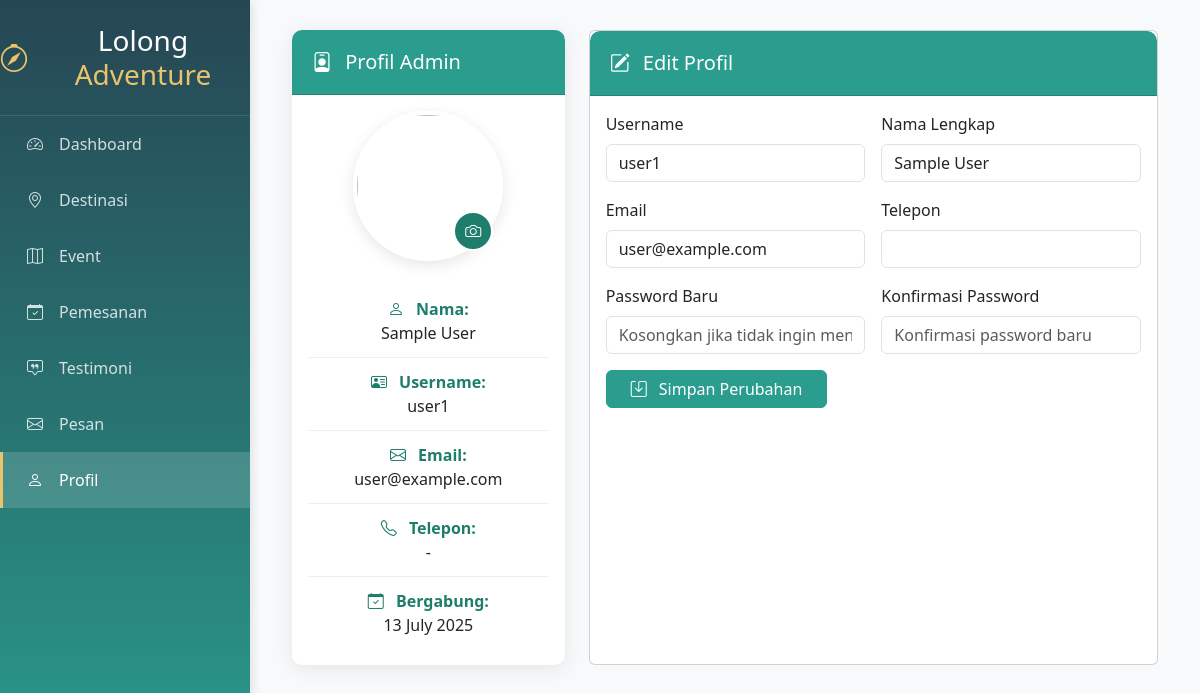
Screenshot of /pages/profile.php (signed in) with the database file from the repository.
### tables this page shows
CREATE TABLE users (
    id INT PRIMARY KEY AUTO_INCREMENT,
    username VARCHAR(50) UNIQUE NOT NULL,
    password VARCHAR(255) NOT NULL,
    full_name VARCHAR(100) NOT NULL,
    email VARCHAR(100) UNIQUE NOT NULL,
    phone VARCHAR(20),
    role ENUM('admin', 'user') DEFAULT 'user',
    profile_picture VARCHAR(255),
    created_at TIMESTAMP DEFAULT CURRENT_TIMESTAMP,
    updated_at TIMESTAMP DEFAULT CURRENT_TIMESTAMP ON UPDATE CURRENT_TIMESTAMP
);

### pages/profile.php (the view, shortened to what this page needs)
<?php
require_once('../config/database.php');
$stmt = $pdo->prepare("SELECT * FROM users WHERE username = ?");
$stmt->execute([$_SESSION['username']]);
$admin = $stmt->fetch(PDO::FETCH_ASSOC);
$admin['profile_photo'] = $admin['profile_photo'] ?? 'default-avatar.png';
?>
<!DOCTYPE html>
<html lang="id">
<head>
    <link href="https://cdn.jsdelivr.net/npm/bootstrap@5.3.0/dist/css/bootstrap.min.css" rel="stylesheet">
    <link rel="stylesheet" href="https://cdn.jsdelivr.net/npm/bootstrap-icons@1.10.0/font/bootstrap-icons.css">
    <link rel="stylesheet" href="https://cdn.jsdelivr.net/npm/sweetalert2@11/dist/sweetalert2.min.css">
</head>
<body>
    <div class="d-flex">
        <?php include('../includes/sidebar.php'); ?>
        <div class="main-content w-100">
            <div class="container-fluid">
                <div class="row g-4">
                    <div class="col-lg-4">
                        <div class="card profile-card h-100">
                            <div class="card-header">
                                <h5 class="mb-0"><i class="bi bi-person-badge me-2"></i> Profil Admin</h5>
                            </div>
                            <div class="card-body">
                                <div class="d-flex flex-column align-items-center text-center">
                                    <div class="position-relative mb-4">
                                        <img src="../assets/images/profiles/<?= htmlspecialchars($admin['profile_photo']) ?>?t=<?= time() ?>"
                                            class="profile-avatar"
                                            id="profilePhotoPreview">
                                        <label for="photoUpload" class="photo-upload-btn" title="Ubah Foto Profil">
                                            <i class="bi bi-camera"></i>
                                        </label>
                                    </div>
                                    <div class="w-100">
                                        <div class="detail-item">
                                            <span class="detail-label"><i class="bi bi-person me-2"></i> Nama:</span>
                                            <p class="mb-0"><?= htmlspecialchars($admin['full_name']) ?></p>
                                        </div>
                                        <div class="detail-item">
                                            <span class="detail-label"><i class="bi bi-person-vcard me-2"></i> Username:</span>
                                            <p class="mb-0"><?= htmlspecialchars($admin['username']) ?></p>
                                        </div>
                                        <div class="detail-item">
                                            <span class="detail-label"><i class="bi bi-envelope me-2"></i> Email:</span>
                                            <p class="mb-0"><?= htmlspecialchars($admin['email']) ?></p>
                                        </div>
                                        <div class="detail-item">
                                            <span class="detail-label"><i class="bi bi-telephone me-2"></i> Telepon:</span>
                                            <p class="mb-0"><?= htmlspecialchars($admin['phone'] ?? '-') ?></p>
                                        </div>
                                        <div class="detail-item">
                                            <span class="detail-label"><i class="bi bi-calendar-check me-2"></i> Bergabung:</span>
                                            <p class="mb-0"><?= date('d F Y', strtotime($admin['created_at'])) ?></p>
                                        </div>
                                    </div>
                                </div>
                            </div>
                        </div>
                    </div>
                    <div class="col-lg-8">
                        <div class="card h-100">
                            <div class="card-header">
                                <h5 class="mb-0"><i class="bi bi-pencil-square me-2"></i> Edit Profil</h5>
                            </div>
                            <div class="card-body">
                                <form method="POST" action="profile.php" id="profileForm">
                                    <div class="row g-3">
                                        <div class="col-md-6">
                                            <label class="form-label">Username</label>
                                            <input type="text" class="form-control" value="<?= htmlspecialchars($admin['username']) ?>" readonly>
                                        </div>
                                        <div class="col-md-6">
                                            <label class="form-label">Nama Lengkap</label>
                                            <input type="text" name="full_name" class="form-control" value="<?= htmlspecialchars($admin['full_name']) ?>" required>
                                        </div>
                                        <div class="col-md-6">
                                            <label class="form-label">Email</label>
                                            <input type="email" name="email" class="form-control" value="<?= htmlspecialchars($admin['email']) ?>" required>
                                        </div>
                                        <div class="col-md-6">
                                            <label class="form-label">Telepon</label>
                                            <input type="tel" name="phone" class="form-control" value="<?= htmlspecialchars($admin['phone'] ?? '') ?>">
                                        </div>
                                        <div class="col-md-6">
                                            <label class="form-label">Password Baru</label>
                                            <input type="password" name="new_password" class="form-control" placeholder="Kosongkan jika tidak ingin mengubah">
                                        </div>
                                        <div class="col-md-6">
                                            <label class="form-label">Konfirmasi Password</label>
                                            <input type="password" name="confirm_password" class="form-control" placeholder="Konfirmasi password baru">
                                        </div>
                                        <div class="col-12 mt-3">
                                            <button type="submit" name="update_profile" class="btn btn-primary px-4">
                                                <i class="bi bi-save me-2"></i> Simpan Perubahan
                                            </button>
                                        </div>
                                    </div>
                                </form>
                            </div>
                        </div>
                    </div>
                </div>
            </div>
        </div>
    </div>
</body>
</html>

### pages/profile.php (style rules this page uses)
:root { --primary-color: #2a9d8f; --secondary-color: #1e7d6b; --light-green: #e8f5e9; }
body { background-color: #f8f9fa; font-family: 'Segoe UI', Tahoma, Geneva, Verdana, sans-serif; }
.main-content { margin-left: 250px; padding: 30px; transition: all 0.3s; }
.profile-card { border-radius: 10px; border: none; box-shadow: 0 4px 20px rgba(0, 0, 0, 0.08); transition: transform 0.3s; background-color: white; }
.card-header { background-color: var(--primary-color); color: white; border-radius: 10px 10px 0 0 !important; padding: 20px; }
.profile-avatar { width: 150px; height: 150px; object-fit: cover; border-radius: 50%; border: 4px solid white; box-shadow: 0 4px 15px rgba(0, 0, 0, 0.1); }
.photo-upload-btn { position: absolute; bottom: 10px; right: 10px; width: 40px; height: 40px; border-radius: 50%; background: var(--secondary-color); color: white; display: flex; align-items: center; justify-content: center; cursor: pointer; border: 2px solid white; transition: all 0.3s; }
.detail-item { padding: 12px 0; border-bottom: 1px solid #eee; }
.detail-item:last-child { border-bottom: none; }
.detail-label { font-weight: 600; color: var(--secondary-color); }
.btn-primary { background-color: var(--primary-color); border-color: var(--primary-color); }

### rows the page displays
users: full_name "Sample User", username "user1", email "user@example.com", phone "-", created_at "13 July 2025"
